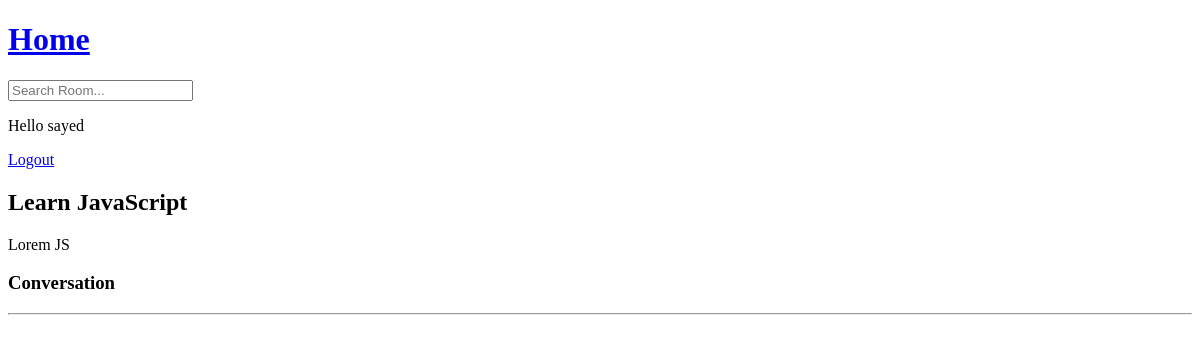
The app's page /room-details/2/ (signed in), older data.
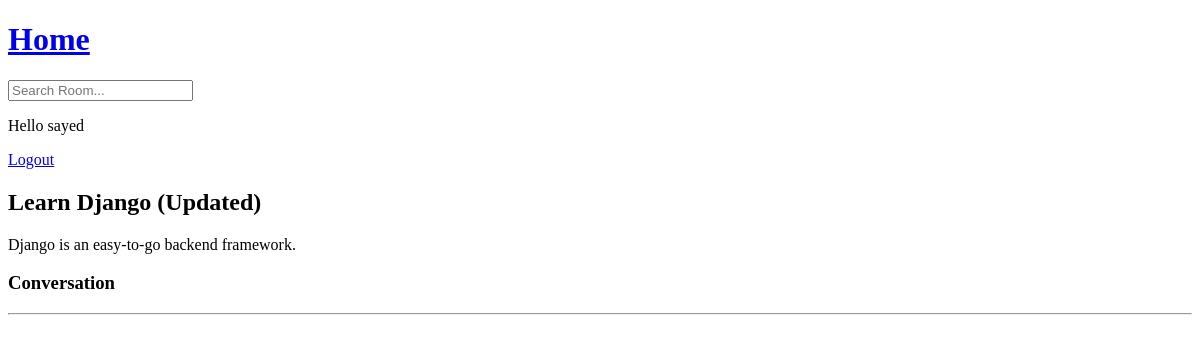
The same page, newer data.
### base/models.py (models this page shows, shortened)
class Room(models.Model):
  host = models.ForeignKey(User,on_delete=models.SET_NULL,null=True)
  topic= models.ForeignKey(Topic,on_delete=models.SET_NULL,null=True)
  name=models.CharField(max_length=200)
  description=models.TextField(null=True,blank=True)
  updated = models.DateTimeField(auto_now=True)
  created = models.DateTimeField(auto_now_add=True)

### base/views.py (the view)
# urls.py: path('room-details/<int:pk>/', views.GetRoom, name='room-details'),
def GetRoom(request,pk):
  room = Room.objects.get(id=pk)
  roomMessages = room.message_set.all()
  context = {
    'room': room,
   'roomMessages': roomMessages
  }
  template = loader.get_template('base/room.html')
  return HttpResponse(template.render(context,request))

### base/templates/base/room.html (shortened to what this page needs)
{%extends 'main.html'%} {%block content %}
<h2>{{room.name}}</h2>
<p>{{room.description}}</p>
<div>
  <h3>Conversation</h3>
  <hr />
</div>
{%endblock %}

Row changes from the older to the newer data that the page shows:
changed Room: name "Learn JavaScript" → "Learn Django (Updated)"; description "Lorem JS" → "Django is an easy-to-go backend framework."
